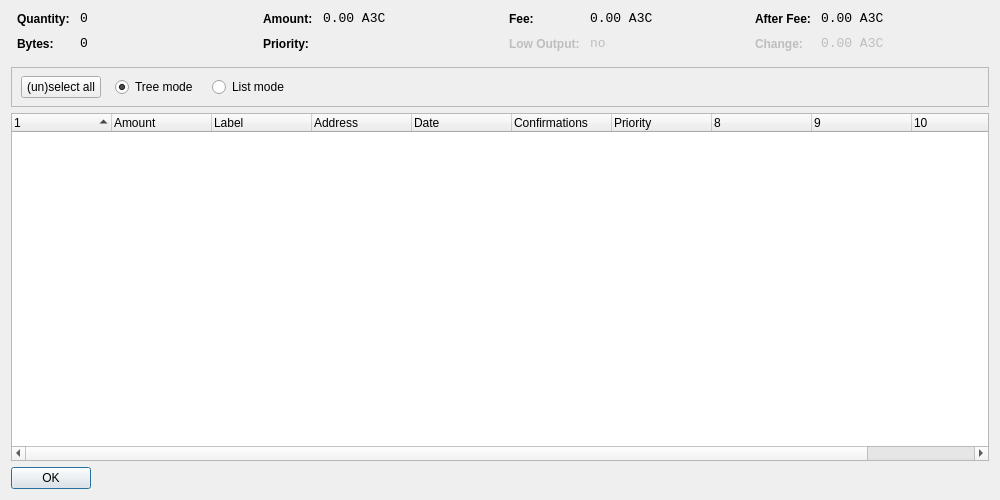
<?xml version="1.0" encoding="UTF-8"?>
<ui version="4.0">
 <class>CoinControlDialog</class>
 <widget class="QDialog" name="CoinControlDialog">
  <property name="geometry">
   <rect>
    <x>0</x>
    <y>0</y>
    <width>1000</width>
    <height>500</height>
   </rect>
  </property>
  <property name="windowTitle">
   <string>Coin Control</string>
  </property>
  <layout class="QVBoxLayout" name="verticalLayout">
   <item>
    <layout class="QHBoxLayout" name="horizontalLayoutTop" stretch="0,0,0,0">
     <property name="topMargin">
      <number>0</number>
     </property>
     <property name="bottomMargin">
      <number>10</number>
     </property>
     <item>
      <layout class="QFormLayout" name="formLayoutCoinControl1">
       <property name="horizontalSpacing">
        <number>10</number>
       </property>
       <property name="verticalSpacing">
        <number>10</number>
       </property>
       <property name="leftMargin">
        <number>6</number>
       </property>
       <property name="rightMargin">
        <number>6</number>
       </property>
       <item row="0" column="0">
        <widget class="QLabel" name="labelCoinControlQuantityText">
         <property name="styleSheet">
          <string notr="true">font-weight:bold;</string>
         </property>
         <property name="text">
          <string>Quantity:</string>
         </property>
        </widget>
       </item>
       <item row="0" column="1">
        <widget class="QLabel" name="labelCoinControlQuantity">
         <property name="font">
          <font>
           <family>Monospace</family>
           <pointsize>10</pointsize>
          </font>
         </property>
         <property name="cursor">
          <cursorShape>IBeamCursor</cursorShape>
         </property>
         <property name="contextMenuPolicy">
          <enum>Qt::ActionsContextMenu</enum>
         </property>
         <property name="text">
          <string>0</string>
         </property>
         <property name="textInteractionFlags">
          <set>Qt::LinksAccessibleByMouse|Qt::TextSelectableByKeyboard|Qt::TextSelectableByMouse</set>
         </property>
        </widget>
       </item>
       <item row="1" column="0">
        <widget class="QLabel" name="labelCoinControlBytesText">
         <property name="styleSheet">
          <string notr="true">font-weight:bold;</string>
         </property>
         <property name="text">
          <string>Bytes:</string>
         </property>
        </widget>
       </item>
       <item row="1" column="1">
        <widget class="QLabel" name="labelCoinControlBytes">
         <property name="font">
          <font>
           <family>Monospace</family>
           <pointsize>10</pointsize>
          </font>
         </property>
         <property name="cursor">
          <cursorShape>IBeamCursor</cursorShape>
         </property>
         <property name="contextMenuPolicy">
          <enum>Qt::ActionsContextMenu</enum>
         </property>
         <property name="text">
          <string>0</string>
         </property>
         <property name="textInteractionFlags">
          <set>Qt::LinksAccessibleByMouse|Qt::TextSelectableByKeyboard|Qt::TextSelectableByMouse</set>
         </property>
        </widget>
       </item>
      </layout>
     </item>
     <item>
      <layout class="QFormLayout" name="formLayoutCoinControl2">
       <property name="horizontalSpacing">
        <number>10</number>
       </property>
       <property name="verticalSpacing">
        <number>10</number>
       </property>
       <property name="leftMargin">
        <number>6</number>
       </property>
       <property name="rightMargin">
        <number>6</number>
       </property>
       <item row="0" column="0">
        <widget class="QLabel" name="labelCoinControlAmountText">
         <property name="styleSheet">
          <string notr="true">font-weight:bold;</string>
         </property>
         <property name="text">
          <string>Amount:</string>
         </property>
        </widget>
       </item>
       <item row="0" column="1">
        <widget class="QLabel" name="labelCoinControlAmount">
         <property name="font">
          <font>
           <family>Monospace</family>
           <pointsize>10</pointsize>
          </font>
         </property>
         <property name="cursor">
          <cursorShape>IBeamCursor</cursorShape>
         </property>
         <property name="contextMenuPolicy">
          <enum>Qt::ActionsContextMenu</enum>
         </property>
         <property name="text">
          <string>0.00 A3C</string>
         </property>
         <property name="textInteractionFlags">
          <set>Qt::LinksAccessibleByMouse|Qt::TextSelectableByKeyboard|Qt::TextSelectableByMouse</set>
         </property>
        </widget>
       </item>
       <item row="1" column="0">
        <widget class="QLabel" name="labelCoinControlPriorityText">
         <property name="styleSheet">
          <string notr="true">font-weight:bold;</string>
         </property>
         <property name="text">
          <string>Priority:</string>
         </property>
        </widget>
       </item>
       <item row="1" column="1">
        <widget class="QLabel" name="labelCoinControlPriority">
         <property name="font">
          <font>
           <family>Monospace</family>
           <pointsize>10</pointsize>
          </font>
         </property>
         <property name="cursor">
          <cursorShape>IBeamCursor</cursorShape>
         </property>
         <property name="contextMenuPolicy">
          <enum>Qt::ActionsContextMenu</enum>
         </property>
         <property name="text">
          <string/>
         </property>
         <property name="textInteractionFlags">
          <set>Qt::LinksAccessibleByMouse|Qt::TextSelectableByKeyboard|Qt::TextSelectableByMouse</set>
         </property>
        </widget>
       </item>
      </layout>
     </item>
     <item>
      <layout class="QFormLayout" name="formLayoutCoinControl3">
       <property name="horizontalSpacing">
        <number>10</number>
       </property>
       <property name="verticalSpacing">
        <number>10</number>
       </property>
       <property name="leftMargin">
        <number>6</number>
       </property>
       <property name="rightMargin">
        <number>6</number>
       </property>
       <item row="0" column="0">
        <widget class="QLabel" name="labelCoinControlFeeText">
         <property name="styleSheet">
          <string notr="true">font-weight:bold;</string>
         </property>
         <property name="text">
          <string>Fee:</string>
         </property>
        </widget>
       </item>
       <item row="0" column="1">
        <widget class="QLabel" name="labelCoinControlFee">
         <property name="font">
          <font>
           <family>Monospace</family>
           <pointsize>10</pointsize>
          </font>
         </property>
         <property name="cursor">
          <cursorShape>IBeamCursor</cursorShape>
         </property>
         <property name="contextMenuPolicy">
          <enum>Qt::ActionsContextMenu</enum>
         </property>
         <property name="text">
          <string>0.00 A3C</string>
         </property>
         <property name="textInteractionFlags">
          <set>Qt::LinksAccessibleByMouse|Qt::TextSelectableByKeyboard|Qt::TextSelectableByMouse</set>
         </property>
        </widget>
       </item>
       <item row="1" column="0">
        <widget class="QLabel" name="labelCoinControlLowOutputText">
         <property name="enabled">
          <bool>false</bool>
         </property>
         <property name="styleSheet">
          <string notr="true">font-weight:bold;</string>
         </property>
         <property name="text">
          <string>Low Output:</string>
         </property>
        </widget>
       </item>
       <item row="1" column="1">
        <widget class="QLabel" name="labelCoinControlLowOutput">
         <property name="enabled">
          <bool>false</bool>
         </property>
         <property name="font">
          <font>
           <family>Monospace</family>
           <pointsize>10</pointsize>
          </font>
         </property>
         <property name="cursor">
          <cursorShape>IBeamCursor</cursorShape>
         </property>
         <property name="contextMenuPolicy">
          <enum>Qt::ActionsContextMenu</enum>
         </property>
         <property name="text">
          <string>no</string>
         </property>
         <property name="textInteractionFlags">
          <set>Qt::LinksAccessibleByMouse|Qt::TextSelectableByKeyboard|Qt::TextSelectableByMouse</set>
         </property>
        </widget>
       </item>
      </layout>
     </item>
     <item>
      <layout class="QFormLayout" name="formLayoutCoinControl4">
       <property name="horizontalSpacing">
        <number>10</number>
       </property>
       <property name="verticalSpacing">
        <number>10</number>
       </property>
       <property name="leftMargin">
        <number>6</number>
       </property>
       <property name="rightMargin">
        <number>6</number>
       </property>
       <item row="0" column="0">
        <widget class="QLabel" name="labelCoinControlAfterFeeText">
         <property name="styleSheet">
          <string notr="true">font-weight:bold;</string>
         </property>
         <property name="text">
          <string>After Fee:</string>
         </property>
        </widget>
       </item>
       <item row="0" column="1">
        <widget class="QLabel" name="labelCoinControlAfterFee">
         <property name="font">
          <font>
           <family>Monospace</family>
           <pointsize>10</pointsize>
          </font>
         </property>
         <property name="cursor">
          <cursorShape>IBeamCursor</cursorShape>
         </property>
         <property name="contextMenuPolicy">
          <enum>Qt::ActionsContextMenu</enum>
         </property>
         <property name="text">
          <string>0.00 A3C</string>
         </property>
         <property name="textInteractionFlags">
          <set>Qt::LinksAccessibleByMouse|Qt::TextSelectableByKeyboard|Qt::TextSelectableByMouse</set>
         </property>
        </widget>
       </item>
       <item row="1" column="0">
        <widget class="QLabel" name="labelCoinControlChangeText">
         <property name="enabled">
          <bool>false</bool>
         </property>
         <property name="styleSheet">
          <string notr="true">font-weight:bold;</string>
         </property>
         <property name="text">
          <string>Change:</string>
         </property>
        </widget>
       </item>
       <item row="1" column="1">
        <widget class="QLabel" name="labelCoinControlChange">
         <property name="enabled">
          <bool>false</bool>
         </property>
         <property name="font">
          <font>
           <family>Monospace</family>
           <pointsize>10</pointsize>
          </font>
         </property>
         <property name="cursor">
          <cursorShape>IBeamCursor</cursorShape>
         </property>
         <property name="contextMenuPolicy">
          <enum>Qt::ActionsContextMenu</enum>
         </property>
         <property name="text">
          <string>0.00 A3C</string>
         </property>
         <property name="textInteractionFlags">
          <set>Qt::LinksAccessibleByMouse|Qt::TextSelectableByKeyboard|Qt::TextSelectableByMouse</set>
         </property>
        </widget>
       </item>
      </layout>
     </item>
    </layout>
   </item>
   <item>
    <widget class="QFrame" name="frame">
     <property name="minimumSize">
      <size>
       <width>0</width>
       <height>40</height>
      </size>
     </property>
     <property name="frameShape">
      <enum>QFrame::StyledPanel</enum>
     </property>
     <property name="frameShadow">
      <enum>QFrame::Sunken</enum>
     </property>
     <widget class="QWidget" name="horizontalLayoutWidget">
      <property name="geometry">
       <rect>
        <x>10</x>
        <y>0</y>
        <width>781</width>
        <height>41</height>
       </rect>
      </property>
      <layout class="QHBoxLayout" name="horizontalLayoutPanel" stretch="0,0,0,0,0">
       <property name="spacing">
        <number>14</number>
       </property>
       <item>
        <widget class="QPushButton" name="pushButtonSelectAll">
         <property name="sizePolicy">
          <sizepolicy hsizetype="Maximum" vsizetype="Fixed">
           <horstretch>0</horstretch>
           <verstretch>0</verstretch>
          </sizepolicy>
         </property>
         <property name="text">
          <string>(un)select all</string>
         </property>
        </widget>
       </item>
       <item>
        <widget class="QRadioButton" name="radioTreeMode">
         <property name="sizePolicy">
          <sizepolicy hsizetype="Maximum" vsizetype="Fixed">
           <horstretch>0</horstretch>
           <verstretch>0</verstretch>
          </sizepolicy>
         </property>
         <property name="text">
          <string>Tree mode</string>
         </property>
         <property name="checked">
          <bool>true</bool>
         </property>
        </widget>
       </item>
       <item>
        <widget class="QRadioButton" name="radioListMode">
         <property name="sizePolicy">
          <sizepolicy hsizetype="Maximum" vsizetype="Fixed">
           <horstretch>0</horstretch>
           <verstretch>0</verstretch>
          </sizepolicy>
         </property>
         <property name="text">
          <string>List mode</string>
         </property>
        </widget>
       </item>
       <item>
        <spacer name="horizontalSpacer">
         <property name="orientation">
          <enum>Qt::Horizontal</enum>
         </property>
         <property name="sizeHint" stdset="0">
          <size>
           <width>40</width>
           <height>20</height>
          </size>
         </property>
        </spacer>
       </item>
      </layout>
     </widget>
    </widget>
   </item>
   <item>
    <widget class="CoinControlTreeWidget" name="treeWidget">
     <property name="contextMenuPolicy">
      <enum>Qt::CustomContextMenu</enum>
     </property>
     <property name="sortingEnabled">
      <bool>false</bool>
     </property>
     <property name="columnCount">
      <number>11</number>
     </property>
     <attribute name="headerShowSortIndicator" stdset="0">
      <bool>true</bool>
     </attribute>
     <attribute name="headerStretchLastSection">
      <bool>false</bool>
     </attribute>
     <column>
      <property name="text">
       <string/>
      </property>
     </column>
     <column>
      <property name="text">
       <string>Amount</string>
      </property>
     </column>
     <column>
      <property name="text">
       <string>Label</string>
      </property>
     </column>
     <column>
      <property name="text">
       <string>Address</string>
      </property>
     </column>
     <column>
      <property name="text">
       <string>Date</string>
      </property>
     </column>
     <column>
      <property name="text">
       <string>Confirmations</string>
      </property>
      <property name="toolTip">
       <string>Confirmed</string>
      </property>
     </column>
     <column>
      <property name="text">
       <string>Priority</string>
      </property>
     </column>
     <column>
      <property name="text">
       <string/>
      </property>
     </column>
     <column>
      <property name="text">
       <string/>
      </property>
     </column>
     <column>
      <property name="text">
       <string/>
      </property>
     </column>
     <column>
      <property name="text">
       <string/>
      </property>
     </column>
    </widget>
   </item>
   <item>
    <widget class="QDialogButtonBox" name="buttonBox">
     <property name="sizePolicy">
      <sizepolicy hsizetype="Maximum" vsizetype="Fixed">
       <horstretch>0</horstretch>
       <verstretch>0</verstretch>
      </sizepolicy>
     </property>
     <property name="orientation">
      <enum>Qt::Horizontal</enum>
     </property>
     <property name="standardButtons">
      <set>QDialogButtonBox::Ok</set>
     </property>
    </widget>
   </item>
  </layout>
 </widget>
 <customwidgets>
  <customwidget>
   <class>CoinControlTreeWidget</class>
   <extends>QTreeWidget</extends>
   <header>coincontroltreewidget.h</header>
  </customwidget>
 </customwidgets>
 <resources/>
 <connections/>
</ui>
